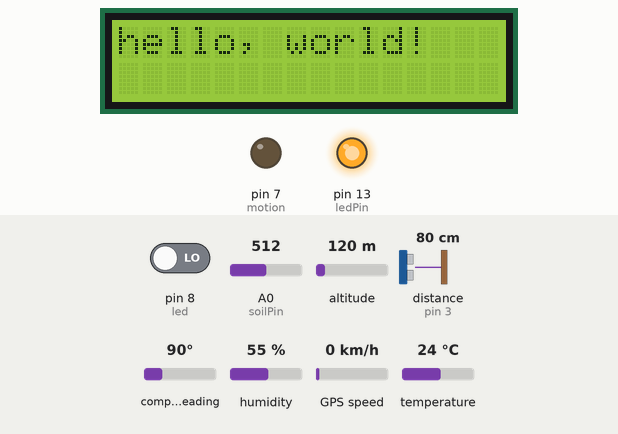
Simulated run of this sketch. Board: Arduino Uno, built with avr-gcc and run on an emulated ATmega328P. Parts: 16×2 character LCD, output pins drawn as LEDs (lit = HIGH). The test bench sets the inputs (shaded band); at power-on: distance to the obstacle (sensor on pin 3) 80 cm, pin 8 (led) LOW, A0 (soilPin) = 512, altitude 120 m, compass heading 90°, humidity 55 %, GPS speed 0 km/h, temperature 24 °C. The echo pulse lasts 58.3 µs per cm; the GPS gets a fix after 3 s at 37.7749, -122.4194 with 8 satellites; pins used as bus, display or sensor lines are not drawn; what the sketch prints to the serial monitor is not drawn.

Above: at 1.3 s.
1.4 s: distance to the obstacle (sensor on pin 3) set to 2 cm
At 3.2 s:
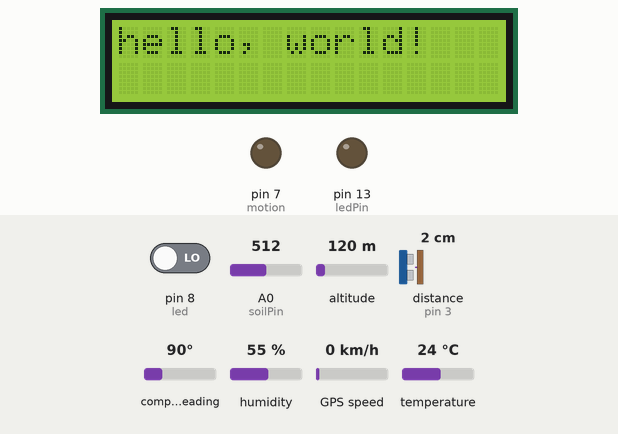
15.4 s: distance to the obstacle (sensor on pin 3) set to 18 cm
At 17.8 s:
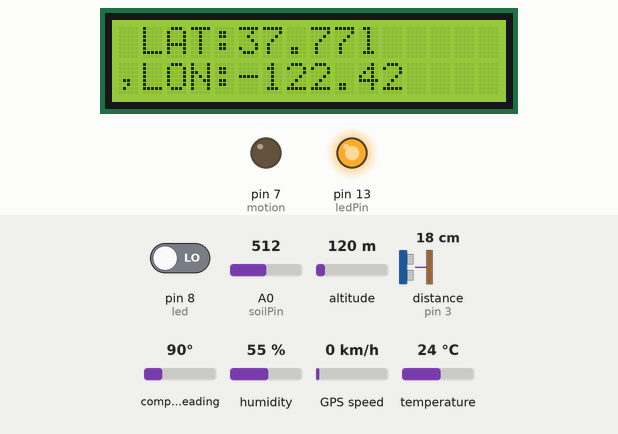
22.9 s: distance to the obstacle (sensor on pin 3) set to 21 cm
At 30.4 s:
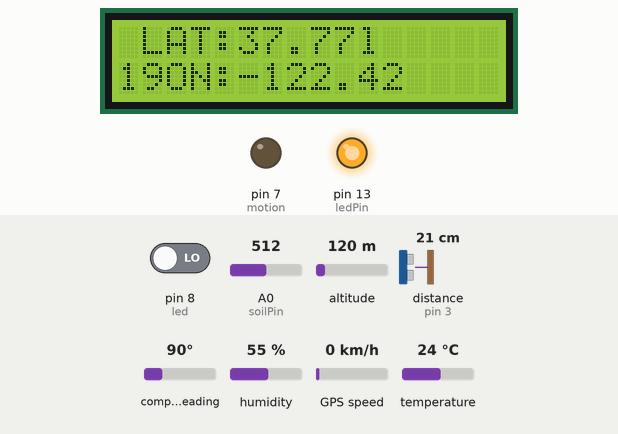
30.7 s: pin 8 (led) driven HIGH
At 36.7 s:
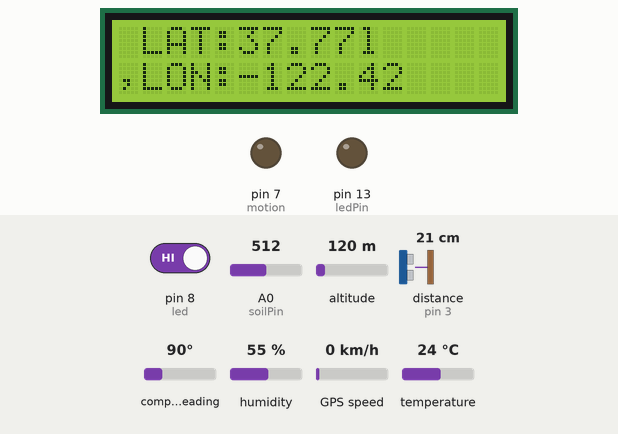
39.8 s: distance to the obstacle (sensor on pin 3) set to 4 cm
47.3 s: pin 8 (led) driven LOW
Timing chart, 0 to 59.8 s (numbered marks = the images above; inputs shaded):
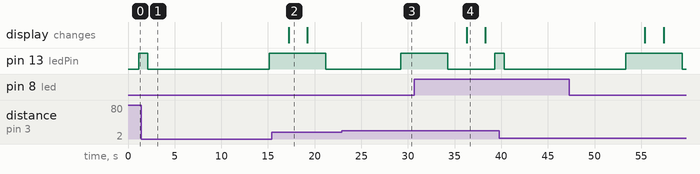

The sketch:

version_8.ino
```cpp
//#include <dht.h>
//#include <DHT_U.h>
#include <LiquidCrystal.h>
#include <SoftwareSerial.h>
#include <TinyGPS.h>
float lat = 28.5458,lon = 77.1703; // create variable for latitude and longitude object
SoftwareSerial gpsSerial(3,4);//rx,tx
//LiquidCrystal lcd(A0,A1,A2,A3,A4,A5);
TinyGPS gps; // create gps object

//#include "Adafruit_Sensor.h"
#include "dht.h"
#define dht_apin A0 // Analog Pin sensor is connected to
//#define DHTPIN 8

dht DHT;

int ledPin  = 13;

 //  the LED pin


int trigPin=2;
int echoPin=3;

#define motion 7
#define led 8

int val = 0; //value for storing moisture value
int soilPin = A0;//Declare a variable for the soil moisture sensor
int soilPower = 7;//Variable for Soil moisture Power

int ledpin=13;
int sensorPin=8; //digital soil moisture

const int rs = 12, en = 11, d4 = 5, d5 = 4, d6 = 3, d7 = 2;
LiquidCrystal lcd(rs, en, d4, d5, d6, d7);

long cm;

void  setup()
{
  Serial.begin(9600);
  pinMode(ledPin, OUTPUT);//led pin is a variable which is assigned to 13 pin of arduino

  pinMode(motion,INPUT);
  pinMode(led,OUTPUT);

  pinMode(soilPower, OUTPUT);//Set D7 as an OUTPUT
  analogWrite(soilPower, LOW);

  pinMode(ledpin,OUTPUT); // digital soil moisture sensor
  pinMode(sensorPin,INPUT);

  gpsSerial.begin(9600); // connect gps sensor
  lcd.begin(16,2);

  lcd.begin(16, 2);
  // Print a message to the LCD.
  lcd.print("hello, world!");
}
void  loop()
{

    Serial.println("Blink:");
    delay(1000);
    Blink();       //calling Blink
 //   delay(1000);
   // Blink();
    delay(1000);
    Serial.println("DHT Sensor:");
    delay(1000);
    temp();       //calling DHT Sensor
    delay(3000);
    Serial.println("Ultrasonic sensor:");
    ultrasonic();
    delay(1000);
    Serial.println("PIR motion sensor");
    PIR();
    delay(1000);
    Serial.println("Analog soil moisture:");
    asoil();
    delay(1000);
    Serial.println("Digital soil moisture:");
    dsoil();
    delay(1000);
    Serial.println("GPS:");
    GPS();
    delay(1000);
    Serial.println("LCD:");
    LCD();
    //if(cm >5)
    //{
     //digitalWrite(ledPin,HIGH);
     //delay(1000);
    //}
    //Serial.end();//calling Ultrasonic sensor
}


//program for blinking an LED
void Blink()
{//  read  the button  state
  Serial.println("ON");
  digitalWrite(ledPin,HIGH);
  delay(1000);
  Serial.println("OFF");
  digitalWrite(ledPin,LOW);
  delay(1000);
}

//Program for calculating the temperature
void temp()
{
   DHT.read11(dht_apin);

    Serial.print("Current humidity = ");
    Serial.print(DHT.humidity);
    Serial.print("%  ");
    Serial.print("temperature = ");
    Serial.print(DHT.temperature);
    Serial.println("C  ");

    delay(1000);//Wait 5 seconds before accessing sensor again.
}
//Program for calculating the range
void ultrasonic()
{
  pinMode(trigPin, OUTPUT);
  digitalWrite(trigPin, LOW);
  delay(1000);

  digitalWrite(trigPin, HIGH);
  delayMicroseconds(300);
  digitalWrite(trigPin, LOW);

  pinMode(echoPin, INPUT);
  digitalWrite(echoPin, HIGH);

long duration,inch,cm,distance;
duration = pulseIn(echoPin, HIGH);


inch=microSecondsToInches(duration);
cm=microSecondsToCentimeter(duration);
if(cm > 5)
{
 digitalWrite(ledPin,HIGH);
 Serial.println("on");
}
else
{
  digitalWrite(ledPin,LOW);
  Serial.println("off");
}
Serial.println("inches:\t");
Serial.println(inch);
Serial.println("centimeter:\t");
Serial.println(cm);

}

long microSecondsToInches(long microseconds)
{
  return  microseconds/74/2;
}

long microSecondsToCentimeter(long microseconds)
{
   return microseconds/94/2;
}

void PIR()
{
  if(digitalRead(motion)==HIGH)
  {
    digitalWrite(led,HIGH);
    Serial.println("motion detected");
    delay(1000);
    digitalWrite(led,LOW);
    delay(1000);
  }
  else
  {
    digitalWrite(led,LOW);
    Serial.println("motion not detected");
    delay(1000);
  }
}

void asoil()
{
  Serial.print("Soil Moisture = ");
//get soil moisture value from the function below and print it
Serial.println(readSoil());

//This 1 second timefrme is used so you can test the sensor and see it change in real-time.
//For in-plant applications, you will want to take readings much less frequently.
delay(1000);//take a reading every second
}

int readSoil()
{

    analogWrite(soilPower, HIGH);//turn D7 "On"
    delay(10);//wait 10 milliseconds
    val = analogRead(soilPin);//Read the SIG value form sensor
    analogWrite(soilPower, LOW);//turn D7 "Off"
    return val;//send current moisture value
}

void dsoil()
{
  if(digitalRead(sensorPin)==HIGH)
  {
    digitalWrite(ledPin,LOW);
    Serial.println("Moisture Not detected");
    delay(1000);

  }
  else
  {
    digitalWrite(ledPin,HIGH);
    delay(1000);
    Serial.println("Moisture detected");
    digitalRead(sensorPin);
  }
}

void GPS()
{
    while(gpsSerial.available()){ // check for gps data
  if(gps.encode(gpsSerial.read()))// encode gps data
  {
  gps.f_get_position(&lat,&lon); // get latitude and longitude
  // display position
  lcd.clear();
  lcd.setCursor(1,0);
  lcd.print("GPS Signal");
  //Serial.print("Position: ");
  //Serial.print("Latitude:");
  //Serial.print(lat,6);
  //Serial.print(";");
  //Serial.print("Longitude:");
  //Serial.println(lon,6);
  lcd.setCursor(1,0);
  lcd.print("LAT:");
  lcd.setCursor(5,0);
  lcd.print(lat);
  //Serial.print(lat);
  //Serial.print(" ");
  lcd.setCursor(0,1);
  lcd.print(",LON:");
  lcd.setCursor(5,1);
  lcd.print(lon);
 }
}
String latitude = String(lat,6);
String longitude = String(lon,6);
Serial.println("Latitude:\t"+latitude+"\tLongitude:\t"+longitude);
delay(1000);
}

void LCD()
{
    // set the cursor to column 0, line 1
  // (note: line 1 is the second row, since counting begins with 0):
  lcd.setCursor(0, 1);
  // print the number of seconds since reset:
  lcd.print(millis() / 1000);
}
```

Measured:
- the behaviour switches between 19 and 20 cm on distance to the obstacle (sensor on pin 3) (found by bisection; images 2 and 3)
- after the input at 22.9 s, pin 13 (ledPin): LOW → HIGH after 6.3 s
- after the input at 30.7 s, pin 13 (ledPin): HIGH → LOW after 3.6 s, → HIGH 5.0 s later
- what the display in image 2 shows lasts 2.0 s, from 17.2 s to 19.2 s
